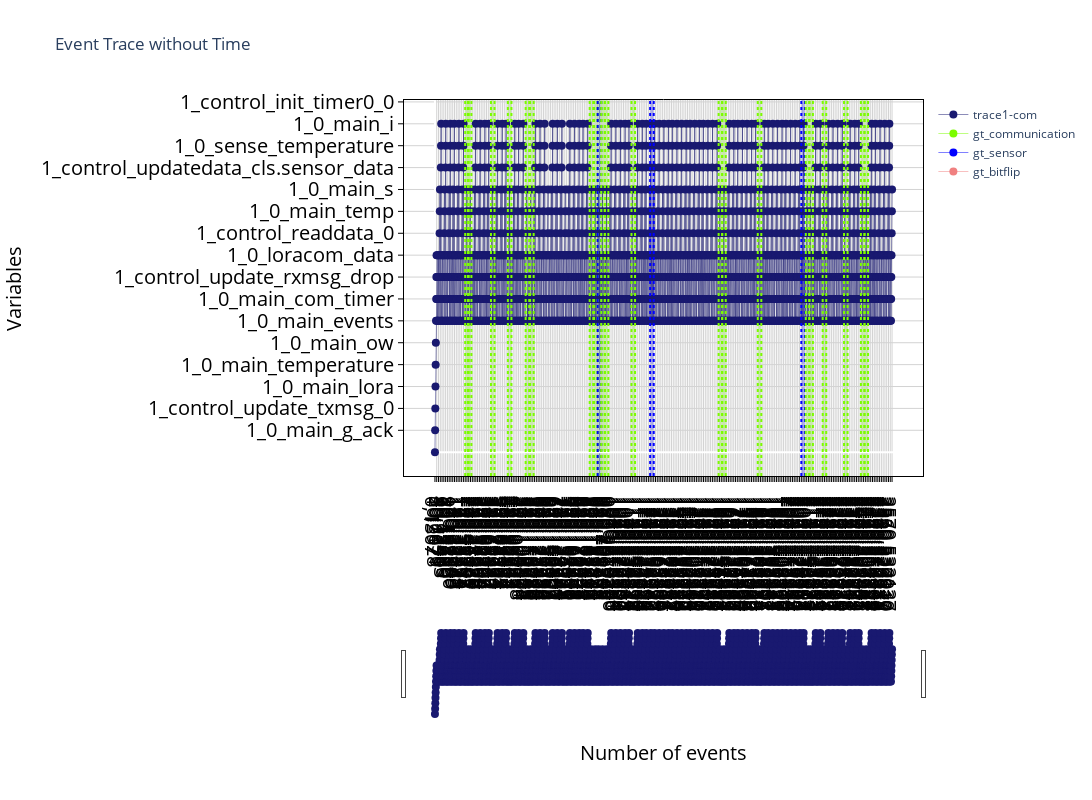

Notebook code cell kept with this figure:
### Code cell
### plot
for i, df in enumerate(all_df):
    if i == trace_file:
        plot_single_trace(df, var_list, with_time=False, is_xticks=True, ground_truths=label_content)

### Figure 1 — Plotly figure (JSON) as saved in the notebook; plotly's stock layout.template omitted (floating-point values rounded to 4 significant figures; data arrays with more than 128 entries replaced by an {"elided": "..."} marker saying what was removed)
{"data": [{"line": {"width": 0.5}, "marker": {"color": "midnightblue", "size": 8}, "mode": "lines+markers", "name": "trace1-com", "showlegend": true, "type": "scatter", "y": {"elided": "2571 int values"}}, {"line": {"width": 0.5}, "marker": {"color": "lawngreen", "size": 8}, "mode": "lines+markers", "name": "gt_communication", "showlegend": true, "type": "scatter", "x": [null], "y": [null]}, {"line": {"width": 0.5}, "marker": {"color": "blue", "size": 8}, "mode": "lines+markers", "name": "gt_sensor", "showlegend": true, "type": "scatter", "x": [null], "y": [null]}, {"line": {"width": 0.5}, "marker": {"color": "lightcoral", "size": 8}, "mode": "lines+markers", "name": "gt_bitflip", "showlegend": true, "type": "scatter", "x": [null], "y": [null]}], "layout": {"autosize": true, "height": 800, "plot_bgcolor": "rgba(0,0,0,0)", "shapes": [{"fillcolor": "lawngreen", "layer": "below", "line": {"width": 0}, "opacity": 0.5, "type": "rect", "x0": 170, "x1": 190, "xref": "x", "y0": 0, "y1": 1, "yref": "paper"}, {"line": {"color": "lawngreen", "dash": "dot", "width": 2}, "type": "line", "x0": 170, "x1": 170, "xref": "x", "y0": 0, "y1": 1, "yref": "paper"}, {"line": {"color": "lawngreen", "dash": "dot", "width": 2}, "type": "line", "x0": 190, "x1": 190, "xref": "x", "y0": 0, "y1": 1, "yref": "paper"}, {"fillcolor": "lawngreen", "layer": "below", "line": {"width": 0}, "opacity": 0.5, "type": "rect", "x0": 185, "x1": 205, "xref": "x", "y0": 0, "y1": 1, "yref": "paper"}, {"line": {"color": "lawngreen", "dash": "dot", "width": 2}, "type": "line", "x0": 185, "x1": 185, "xref": "x", "y0": 0, "y1": 1, "yref": "paper"}, {"line": {"color": "lawngreen", "dash": "dot", "width": 2}, "type": "line", "x0": 205, "x1": 205, "xref": "x", "y0": 0, "y1": 1, "yref": "paper"}, {"fillcolor": "lawngreen", "layer": "below", "line": {"width": 0}, "opacity": 0.5, "type": "rect", "x0": 315, "x1": 335, "xref": "x", "y0": 0, "y1": 1, "yref": "paper"}, {"line": {"color": "lawngreen", "dash": "dot", "width": 2}, "type": "line", "x0": 315, "x1": 315, "xref": "x", "y0": 0, "y1": 1, "yref": "paper"}, {"line": {"color": "lawngreen", "dash": "dot", "width": 2}, "type": "line", "x0": 335, "x1": 335, "xref": "x", "y0": 0, "y1": 1, "yref": "paper"}, {"fillcolor": "lawngreen", "layer": "below", "line": {"width": 0}, "opacity": 0.5, "type": "rect", "x0": 410, "x1": 430, "xref": "x", "y0": 0, "y1": 1, "yref": "paper"}, {"line": {"color": "lawngreen", "dash": "dot", "width": 2}, "type": "line", "x0": 410, "x1": 410, "xref": "x", "y0": 0, "y1": 1, "yref": "paper"}, {"line": {"color": "lawngreen", "dash": "dot", "width": 2}, "type": "line", "x0": 430, "x1": 430, "xref": "x", "y0": 0, "y1": 1, "yref": "paper"}, {"fillcolor": "lawngreen", "layer": "below", "line": {"width": 0}, "opacity": 0.5, "type": "rect", "x0": 510, "x1": 530, "xref": "x", "y0": 0, "y1": 1, "yref": "paper"}, {"line": {"color": "lawngreen", "dash": "dot", "width": 2}, "type": "line", "x0": 510, "x1": 510, "xref": "x", "y0": 0, "y1": 1, "yref": "paper"}, {"line": {"color": "lawngreen", "dash": "dot", "width": 2}, "type": "line", "x0": 530, "x1": 530, "xref": "x", "y0": 0, "y1": 1, "yref": "paper"}, {"fillcolor": "lawngreen", "layer": "below", "line": {"width": 0}, "opacity": 0.5, "type": "rect", "x0": 535, "x1": 555, "xref": "x", "y0": 0, "y1": 1, "yref": "paper"}, {"line": {"color": "lawngreen", "dash": "dot", "width": 2}, "type": "line", "x0": 535, "x1": 535, "xref": "x", "y0": 0, "y1": 1, "yref": "paper"}, {"line": {"color": "lawngreen", "dash": "dot", "width": 2}, "type": "line", "x0": 555, "x1": 555, "xref": "x", "y0": 0, "y1": 1, "yref": "paper"}, {"fillcolor": "lawngreen", "layer": "below", "line": {"width": 0}, "opacity": 0.5, "type": "rect", "x0": 870, "x1": 890, "xref": "x", "y0": 0, "y1": 1, "yref": "paper"}, {"line": {"color": "lawngreen", "dash": "dot", "width": 2}, "type": "line", "x0": 870, "x1": 870, "xref": "x", "y0": 0, "y1": 1, "yref": "paper"}, {"line": {"color": "lawngreen", "dash": "dot", "width": 2}, "type": "line", "x0": 890, "x1": 890, "xref": "x", "y0": 0, "y1": 1, "yref": "paper"}, {"fillcolor": "lawngreen", "layer": "below", "line": {"width": 0}, "opacity": 0.5, "type": "rect", "x0": 895, "x1": 915, "xref": "x", "y0": 0, "y1": 1, "yref": "paper"}, {"line": {"color": "lawngreen", "dash": "dot", "width": 2}, "type": "line", "x0": 895, "x1": 895, "xref": "x", "y0": 0, "y1": 1, "yref": "paper"}, {"line": {"color": "lawngreen", "dash": "dot", "width": 2}, "type": "line", "x0": 915, "x1": 915, "xref": "x", "y0": 0, "y1": 1, "yref": "paper"}, {"fillcolor": "lawngreen", "layer": "below", "line": {"width": 0}, "opacity": 0.5, "type": "rect", "x0": 915, "x1": 935, "xref": "x", "y0": 0, "y1": 1, "yref": "paper"}, {"line": {"color": "lawngreen", "dash": "dot", "width": 2}, "type": "line", "x0": 915, "x1": 915, "xref": "x", "y0": 0, "y1": 1, "yref": "paper"}, {"line": {"color": "lawngreen", "dash": "dot", "width": 2}, "type": "line", "x0": 935, "x1": 935, "xref": "x", "y0": 0, "y1": 1, "yref": "paper"}, {"fillcolor": "blue", "layer": "below", "line": {"width": 0}, "opacity": 0.5, "type": "rect", "x0": 915, "x1": 935, "xref": "x", "y0": 0, "y1": 1, "yref": "paper"}, {"line": {"color": "blue", "dash": "dot", "width": 2}, "type": "line", "x0": 915, "x1": 915, "xref": "x", "y0": 0, "y1": 1, "yref": "paper"}, {"line": {"color": "blue", "dash": "dot", "width": 2}, "type": "line", "x0": 935, "x1": 935, "xref": "x", "y0": 0, "y1": 1, "yref": "paper"}, {"fillcolor": "lawngreen", "layer": "below", "line": {"width": 0}, "opacity": 0.5, "type": "rect", "x0": 935, "x1": 955, "xref": "x", "y0": 0, "y1": 1, "yref": "paper"}, {"line": {"color": "lawngreen", "dash": "dot", "width": 2}, "type": "line", "x0": 935, "x1": 935, "xref": "x", "y0": 0, "y1": 1, "yref": "paper"}, {"line": {"color": "lawngreen", "dash": "dot", "width": 2}, "type": "line", "x0": 955, "x1": 955, "xref": "x", "y0": 0, "y1": 1, "yref": "paper"}, {"fillcolor": "lawngreen", "layer": "below", "line": {"width": 0}, "opacity": 0.5, "type": "rect", "x0": 955, "x1": 975, "xref": "x", "y0": 0, "y1": 1, "yref": "paper"}, {"line": {"color": "lawngreen", "dash": "dot", "width": 2}, "type": "line", "x0": 955, "x1": 955, "xref": "x", "y0": 0, "y1": 1, "yref": "paper"}, {"line": {"color": "lawngreen", "dash": "dot", "width": 2}, "type": "line", "x0": 975, "x1": 975, "xref": "x", "y0": 0, "y1": 1, "yref": "paper"}, {"fillcolor": "lawngreen", "layer": "below", "line": {"width": 0}, "opacity": 0.5, "type": "rect", "x0": 1105, "x1": 1125, "xref": "x", "y0": 0, "y1": 1, "yref": "paper"}, {"line": {"color": "lawngreen", "dash": "dot", "width": 2}, "type": "line", "x0": 1105, "x1": 1105, "xref": "x", "y0": 0, "y1": 1, "yref": "paper"}, {"line": {"color": "lawngreen", "dash": "dot", "width": 2}, "type": "line", "x0": 1125, "x1": 1125, "xref": "x", "y0": 0, "y1": 1, "yref": "paper"}, {"fillcolor": "lawngreen", "layer": "below", "line": {"width": 0}, "opacity": 0.5, "type": "rect", "x0": 1595, "x1": 1615, "xref": "x", "y0": 0, "y1": 1, "yref": "paper"}, {"line": {"color": "lawngreen", "dash": "dot", "width": 2}, "type": "line", "x0": 1595, "x1": 1595, "xref": "x", "y0": 0, "y1": 1, "yref": "paper"}, {"line": {"color": "lawngreen", "dash": "dot", "width": 2}, "type": "line", "x0": 1615, "x1": 1615, "xref": "x", "y0": 0, "y1": 1, "yref": "paper"}, {"fillcolor": "lawngreen", "layer": "below", "line": {"width": 0}, "opacity": 0.5, "type": "rect", "x0": 1615, "x1": 1635, "xref": "x", "y0": 0, "y1": 1, "yref": "paper"}, {"line": {"color": "lawngreen", "dash": "dot", "width": 2}, "type": "line", "x0": 1615, "x1": 1615, "xref": "x", "y0": 0, "y1": 1, "yref": "paper"}, {"line": {"color": "lawngreen", "dash": "dot", "width": 2}, "type": "line", "x0": 1635, "x1": 1635, "xref": "x", "y0": 0, "y1": 1, "yref": "paper"}, {"fillcolor": "blue", "layer": "below", "line": {"width": 0}, "opacity": 0.5, "type": "rect", "x0": 1210, "x1": 1230, "xref": "x", "y0": 0, "y1": 1, "yref": "paper"}, {"line": {"color": "blue", "dash": "dot", "width": 2}, "type": "line", "x0": 1210, "x1": 1210, "xref": "x", "y0": 0, "y1": 1, "yref": "paper"}, {"line": {"color": "blue", "dash": "dot", "width": 2}, "type": "line", "x0": 1230, "x1": 1230, "xref": "x", "y0": 0, "y1": 1, "yref": "paper"}, {"fillcolor": "lawngreen", "layer": "below", "line": {"width": 0}, "opacity": 0.5, "type": "rect", "x0": 1815, "x1": 1835, "xref": "x", "y0": 0, "y1": 1, "yref": "paper"}, {"line": {"color": "lawngreen", "dash": "dot", "width": 2}, "type": "line", "x0": 1815, "x1": 1815, "xref": "x", "y0": 0, "y1": 1, "yref": "paper"}, {"line": {"color": "lawngreen", "dash": "dot", "width": 2}, "type": "line", "x0": 1835, "x1": 1835, "xref": "x", "y0": 0, "y1": 1, "yref": "paper"}, {"fillcolor": "blue", "layer": "below", "line": {"width": 0}, "opacity": 0.5, "type": "rect", "x0": 2060, "x1": 2080, "xref": "x", "y0": 0, "y1": 1, "yref": "paper"}, {"line": {"color": "blue", "dash": "dot", "width": 2}, "type": "line", "x0": 2060, "x1": 2060, "xref": "x", "y0": 0, "y1": 1, "yref": "paper"}, {"line": {"color": "blue", "dash": "dot", "width": 2}, "type": "line", "x0": 2080, "x1": 2080, "xref": "x", "y0": 0, "y1": 1, "yref": "paper"}, {"fillcolor": "lawngreen", "layer": "below", "line": {"width": 0}, "opacity": 0.5, "type": "rect", "x0": 2085, "x1": 2105, "xref": "x", "y0": 0, "y1": 1, "yref": "paper"}, {"line": {"color": "lawngreen", "dash": "dot", "width": 2}, "type": "line", "x0": 2085, "x1": 2085, "xref": "x", "y0": 0, "y1": 1, "yref": "paper"}, {"line": {"color": "lawngreen", "dash": "dot", "width": 2}, "type": "line", "x0": 2105, "x1": 2105, "xref": "x", "y0": 0, "y1": 1, "yref": "paper"}, {"fillcolor": "lawngreen", "layer": "below", "line": {"width": 0}, "opacity": 0.5, "type": "rect", "x0": 2105, "x1": 2125, "xref": "x", "y0": 0, "y1": 1, "yref": "paper"}, {"line": {"color": "lawngreen", "dash": "dot", "width": 2}, "type": "line", "x0": 2105, "x1": 2105, "xref": "x", "y0": 0, "y1": 1, "yref": "paper"}, {"line": {"color": "lawngreen", "dash": "dot", "width": 2}, "type": "line", "x0": 2125, "x1": 2125, "xref": "x", "y0": 0, "y1": 1, "yref": "paper"}, {"fillcolor": "lawngreen", "layer": "below", "line": {"width": 0}, "opacity": 0.5, "type": "rect", "x0": 2180, "x1": 2200, "xref": "x", "y0": 0, "y1": 1, "yref": "paper"}, {"line": {"color": "lawngreen", "dash": "dot", "width": 2}, "type": "line", "x0": 2180, "x1": 2180, "xref": "x", "y0": 0, "y1": 1, "yref": "paper"}, {"line": {"color": "lawngreen", "dash": "dot", "width": 2}, "type": "line", "x0": 2200, "x1": 2200, "xref": "x", "y0": 0, "y1": 1, "yref": "paper"}, {"fillcolor": "lawngreen", "layer": "below", "line": {"width": 0}, "opacity": 0.5, "type": "rect", "x0": 2300, "x1": 2320, "xref": "x", "y0": 0, "y1": 1, "yref": "paper"}, {"line": {"color": "lawngreen", "dash": "dot", "width": 2}, "type": "line", "x0": 2300, "x1": 2300, "xref": "x", "y0": 0, "y1": 1, "yref": "paper"}, {"line": {"color": "lawngreen", "dash": "dot", "width": 2}, "type": "line", "x0": 2320, "x1": 2320, "xref": "x", "y0": 0, "y1": 1, "yref": "paper"}, {"fillcolor": "lawngreen", "layer": "below", "line": {"width": 0}, "opacity": 0.5, "type": "rect", "x0": 2395, "x1": 2415, "xref": "x", "y0": 0, "y1": 1, "yref": "paper"}, {"line": {"color": "lawngreen", "dash": "dot", "width": 2}, "type": "line", "x0": 2395, "x1": 2395, "xref": "x", "y0": 0, "y1": 1, "yref": "paper"}, {"line": {"color": "lawngreen", "dash": "dot", "width": 2}, "type": "line", "x0": 2415, "x1": 2415, "xref": "x", "y0": 0, "y1": 1, "yref": "paper"}, {"fillcolor": "lawngreen", "layer": "below", "line": {"width": 0}, "opacity": 0.5, "type": "rect", "x0": 2415, "x1": 2435, "xref": "x", "y0": 0, "y1": 1, "yref": "paper"}, {"line": {"color": "lawngreen", "dash": "dot", "width": 2}, "type": "line", "x0": 2415, "x1": 2415, "xref": "x", "y0": 0, "y1": 1, "yref": "paper"}, {"line": {"color": "lawngreen", "dash": "dot", "width": 2}, "type": "line", "x0": 2435, "x1": 2435, "xref": "x", "y0": 0, "y1": 1, "yref": "paper"}], "title": {"text": "Event Trace without Time"}, "width": 1200, "xaxis": {"color": "black", "gridcolor": "lightgrey", "linecolor": "black", "mirror": true, "rangeslider": {"visible": true}, "showline": true, "tickfont": {"size": 20}, "ticks": "outside", "ticktext": {"elided": "258x2 int values"}, "tickvals": {"elided": "258 int values"}, "title": {"font": {"size": 20}, "text": "Number of events"}, "type": "linear"}, "yaxis": {"color": "black", "gridcolor": "lightgrey", "linecolor": "black", "mirror": true, "showline": true, "tickfont": {"size": 20}, "ticks": "outside", "ticktext": ["1_0_main_g_ack", "1_control_update_txmsg_0", "1_0_main_lora", "1_0_main_temperature", "1_0_main_ow", "1_0_main_events", "1_0_main_com_timer", "1_control_update_rxmsg_drop", "1_0_loracom_data", "1_control_readdata_0", "1_0_main_temp", "1_0_main_s", "1_control_updatedata_cls.sensor_data", "1_0_sense_temperature", "1_0_main_i", "1_control_init_timer0_0"], "tickvals": [1, 2, 3, 4, 5, 6, 7, 8, 9, 10, 11, 12, 13, 14, 15, 16], "title": {"font": {"size": 20}, "text": "Variables"}}}}
